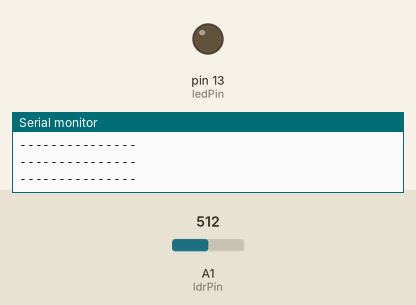
A sketch run on a simulated Arduino Uno, built with avr-gcc and run on an emulated ATmega328P. On the bench: output pins drawn as LEDs (lit = HIGH), the last lines printed to the serial monitor. The test bench sets the inputs (shaded band); at power-on: A1 (ldrPin) = 512.

Above: at 1.2 s.
1.3 s: A1 (ldrPin) set to 319
2.8 s: A1 (ldrPin) set to 285
At 3.3 s:
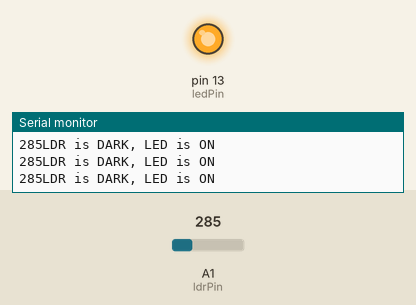
4.3 s: A1 (ldrPin) set to 306
At 4.8 s:
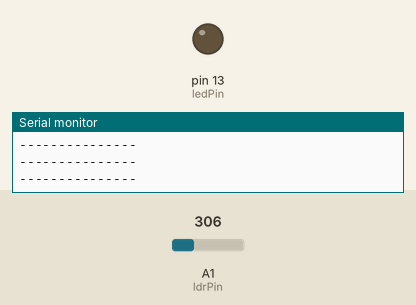
Timing chart, 0 to 7.3 s (numbered marks = the images above; inputs shaded):
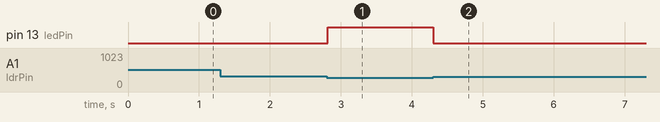

The sketch:

sensor_cahaya.ino
```cpp
//set pin numbers
//const won't change
const int ledPin = 13;   //the number of the LED pin
const int ldrPin = A1;  //the number of the LDR pin


void setup() {

  Serial.begin(9600);
  pinMode(ledPin, OUTPUT);  //initialize the LED pin as an output
  pinMode(ldrPin, INPUT);   //initialize the LDR pin as an input
}

void loop() {

  int ldrStatus = analogRead(ldrPin);   //read the status of the LDR value

  //check if the LDR status is <= 300
  //if it is, the LED is HIGH

   if (ldrStatus <=300) {

    digitalWrite(ledPin, HIGH);               //turn LED on
    Serial.println("LDR is DARK, LED is ON");
    Serial.print(ldrStatus);

   }
  else {

    digitalWrite(ledPin, LOW);          //turn LED off
    Serial.println("---------------");
  }
}
```

Measured:
- the behaviour switches between 301 and 300 on A1 (ldrPin) (found by bisection; images 0 and 1)
- after the input at 2.8 s, pin 13 (ledPin): LOW → HIGH at once
- after the input at 4.3 s, pin 13 (ledPin): HIGH → LOW at once
